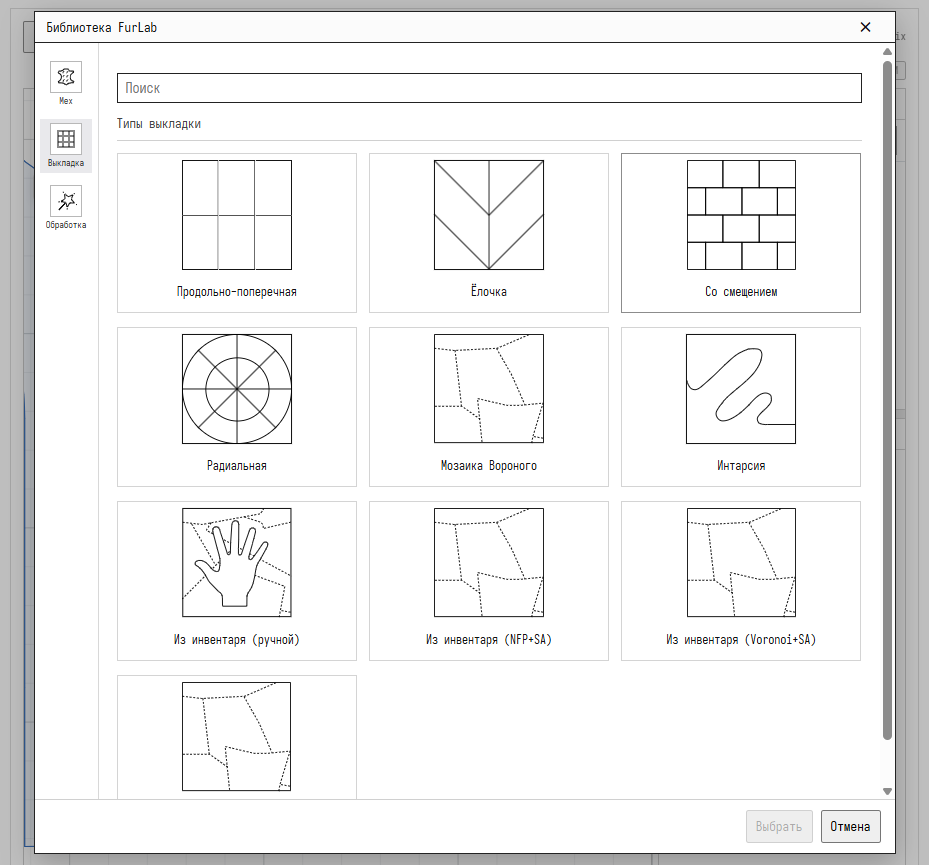
#> input picture furlab-access/add_layout2.png, 929 x 865 px
$ python annotate_grabcut.py --images ../../../.. --masks ../../../../browser_test_1.png
#> lines starting #> are read from the running program, lines starting #| are printed output that depends on the picture; after the words box and inside, x2 and y2 are one past the last pixel; in counts of white or black regions, pixels touching at a corner belong together
import argparse
from pathlib import Path

import cv2
import numpy as np


GC_BGD = 0
GC_FGD = 1
GC_PR_BGD = 2
GC_PR_FGD = 3


def sorted_images(images_dir: Path):
    exts = {".png", ".jpg", ".jpeg", ".bmp", ".tif", ".tiff", ".webp"}
    return sorted([p for p in images_dir.iterdir() if p.is_file() and p.suffix.lower() in exts])


def main() -> None:
    parser = argparse.ArgumentParser()
    parser.add_argument("--images", required=True)
    parser.add_argument("--masks", required=True)
    args = parser.parse_args()

    images_dir = Path(args.images)
    masks_dir = Path(args.masks)
    masks_dir.mkdir(parents=True, exist_ok=True)

    files = sorted_images(images_dir)
    if not files:
        print("No images found")
        return

    mode = "fg"
    brush = 6
    ix = 0

    while 0 <= ix < len(files):
        f = files[ix]
        img = cv2.imread(str(f), cv2.IMREAD_COLOR)
#> img is the input picture: shape (865, 929, 3); mean B, G, R 240.8, 240.7, 240.6
        if img is None:
            ix += 1
            continue

        h, w = img.shape[:2]
#> h = 865; w = 929
        mask_file = masks_dir / f.name
        gc_mask = np.full((h, w), GC_PR_BGD, dtype=np.uint8)

        if mask_file.exists():
            m = cv2.imread(str(mask_file), cv2.IMREAD_GRAYSCALE)
#> m: shape (865, 929); min 0, max 255, mean 240.7
            if m is not None and m.shape[:2] == (h, w):
                gc_mask[:] = GC_BGD
                gc_mask[m > 127] = GC_FGD

        draw = img.copy()
        result = img.copy()
        rect = (max(1, int(w * 0.15)), max(1, int(h * 0.15)), int(w * 0.7), int(h * 0.7))
#> rect = (139, 129, 650, 605)

        dragging = False

        def redraw() -> None:
            nonlocal result
            fg = np.where((gc_mask == GC_FGD) | (gc_mask == GC_PR_FGD), 255, 0).astype(np.uint8)
            ov = img.copy()
            ov[fg > 0] = (0.55 * ov[fg > 0] + 0.45 * np.array([255, 200, 80])).astype(np.uint8)
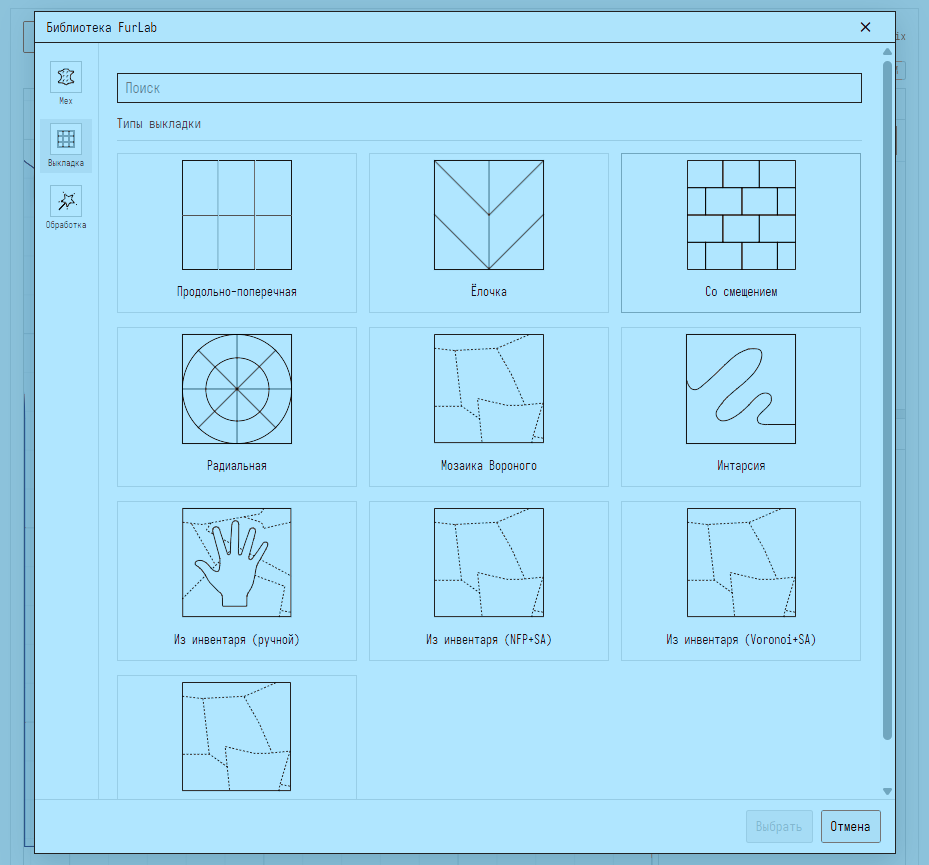
#> ov: shape (865, 929, 3); mean B, G, R 245.1, 220.6, 167.8
            result = ov

        def on_mouse(event, x, y, flags, param):
            nonlocal dragging, gc_mask
            if event == cv2.EVENT_LBUTTONDOWN:
                dragging = True
            elif event == cv2.EVENT_LBUTTONUP:
                dragging = False
            elif event == cv2.EVENT_MOUSEMOVE and dragging:
                val = GC_FGD if mode == "fg" else GC_BGD
                cv2.circle(gc_mask, (x, y), brush, int(val), -1)
                redraw()

        cv2.namedWindow("annotate", cv2.WINDOW_NORMAL)
        cv2.resizeWindow("annotate", min(1400, w), min(900, h))
        cv2.setMouseCallback("annotate", on_mouse)
        redraw()

        print(f"\n{ix + 1}/{len(files)} {f.name}")
        print("r=roi, f=fg brush, b=bg brush, g=grabcut, s=save, n=next, p=prev, q=quit")

        while True:
            vis = result.copy()
            cv2.putText(vis, f"{f.name} | mode:{mode} | brush:{brush}", (10, 24), cv2.FONT_HERSHEY_SIMPLEX, 0.7, (30, 220, 30), 2, cv2.LINE_AA)
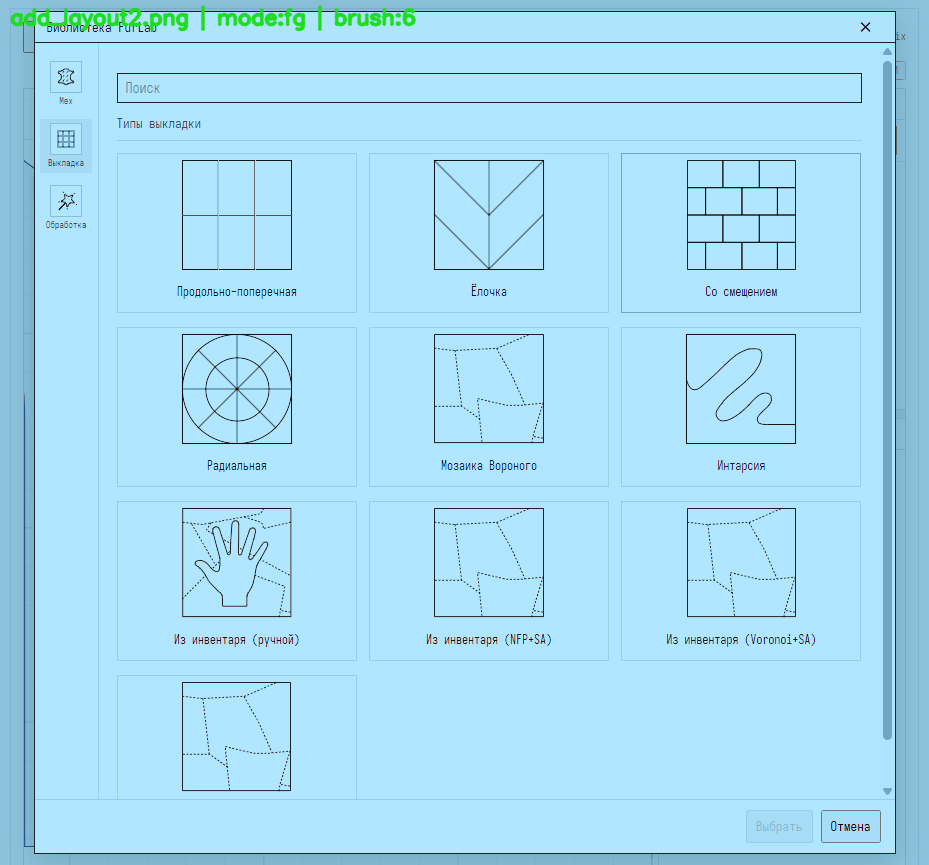
#> vis: shape (865, 929, 3); 0.59% of pixels changed, all inside (x1, y1, x2, y2) = (9, 5, 417, 32)
            cv2.imshow("annotate", vis)
            k = cv2.waitKey(20) & 0xFF
#> (key q is pressed here)
            if k == 255:
                continue
            if k == ord("q"):
                cv2.destroyAllWindows()
                return
            if k == ord("f"):
                mode = "fg"
            elif k == ord("b"):
                mode = "bg"
            elif k == ord("["):
                brush = max(1, brush - 1)
            elif k == ord("]"):
                brush = min(60, brush + 1)
            elif k == ord("r"):
                x, y, rw, rh = cv2.selectROI("annotate", img, showCrosshair=True, fromCenter=False)
                if rw > 2 and rh > 2:
                    rect = (int(x), int(y), int(rw), int(rh))
                    gc_mask[:] = GC_BGD
                    x0, y0, ww, hh = rect
                    gc_mask[y0:y0 + hh, x0:x0 + ww] = GC_PR_FGD
                    redraw()
            elif k == ord("g"):
                bgd = np.zeros((1, 65), np.float64)
                fgd = np.zeros((1, 65), np.float64)
                x0, y0, ww, hh = rect
                cv2.grabCut(img, gc_mask, (x0, y0, ww, hh), bgd, fgd, 3, cv2.GC_INIT_WITH_MASK)
                redraw()
            elif k == ord("s"):
                out = np.where((gc_mask == GC_FGD) | (gc_mask == GC_PR_FGD), 255, 0).astype(np.uint8)
                cv2.imwrite(str(mask_file), out)
                print(f"Saved: {mask_file}")
            elif k == ord("n"):
                ix += 1
                break
            elif k == ord("p"):
                ix = max(0, ix - 1)
                break

        cv2.destroyAllWindows()


if __name__ == "__main__":
    main()

$ run again, on furlab-access/c_p5.png
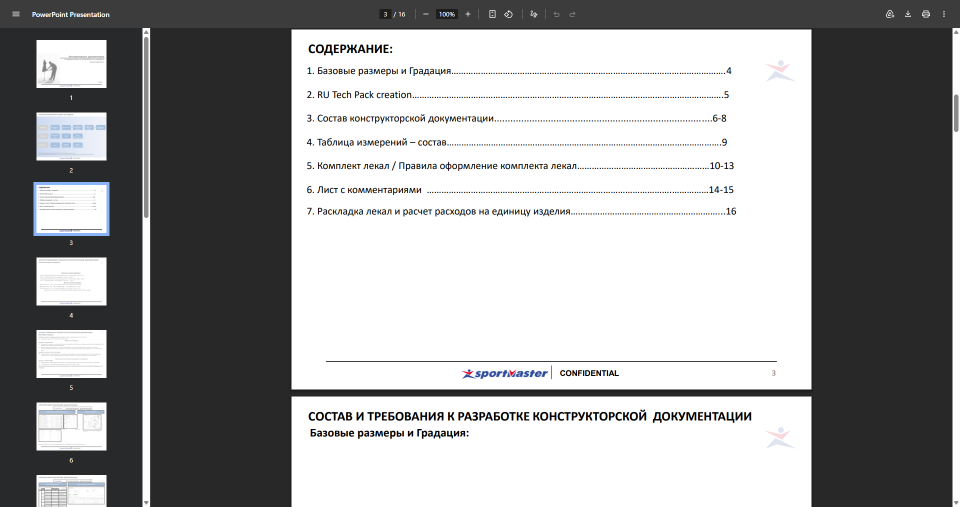
#> input picture furlab-access/c_p5.png, 1920 x 1013 px (shown at 1/2 size)
#> in main, img is the input picture: shape (1013, 1920, 3); mean B, G, R 158.5, 158.2, 158
#> in redraw, `ov[fg > 0] = (0.55 * ov[fg > 0] + 0.45 * np.array([255, 200, 80])).ast..`:
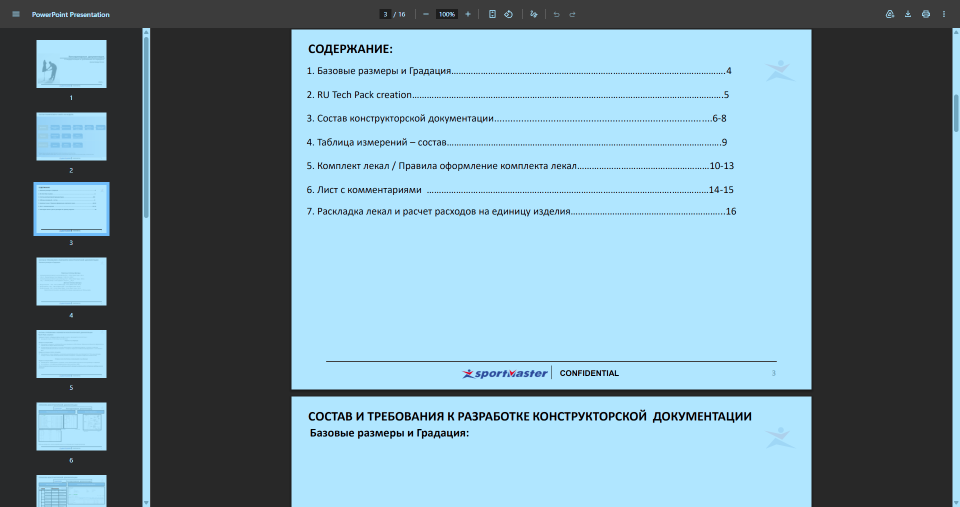
#> ov: shape (1013, 1920, 3) (shown at 1/2 size); mean B, G, R 159.2, 145.1, 115.1
#> in main, `cv2.putText(vis, f"{f.name} | mode:{mode} | brush:{brush}", (10, 24), ..`:
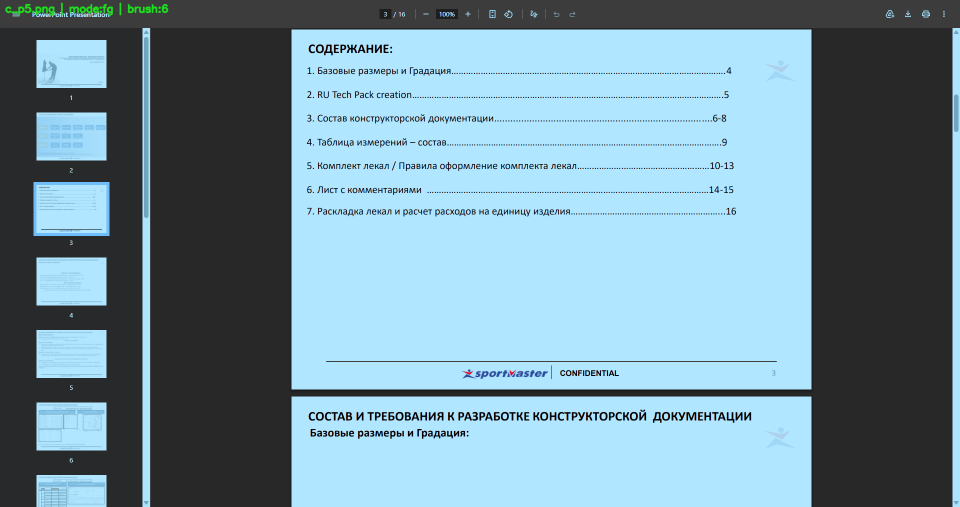
#> vis: shape (1013, 1920, 3) (shown at 1/2 size); 0.19% of pixels changed, all inside (x1, y1, x2, y2) = (9, 5, 338, 32)
